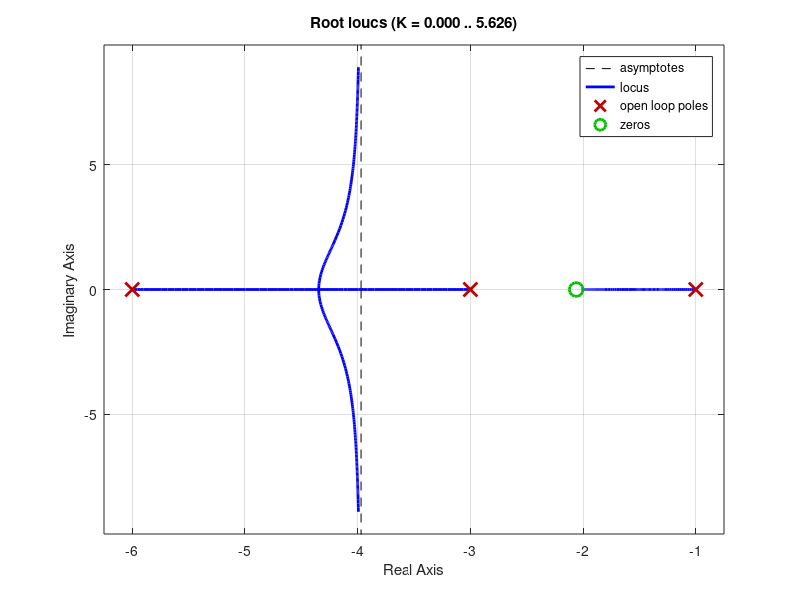

Source code (MATLAB):

%% 1st msg
close all
clear all
clc
s=tf('s');
% Parameter
kM=1.2;
LA=0.035;
RA=2.4;
JA=0.22;
r=0.1;
% Phi/U_R
sysM=1/(s^3*LA*JA/kM+s^2*JA*RA/kM+kM*s);
% IT_1-block
step(sysM);
% Root Locus
rlocus(sysM);
% Paraemter definition of control system
Mp=0.1; % 10% overshoot
ts=1;   % 1s settling time
D=-log(Mp)/sqrt(pi()^2+log(Mp)^2);
wn=4/(ts*D);
sgrid(D,wn);
% P-controller
sysP=150;
% Feedback control system
sys=feedback(sysP*sysM,1,-1);
step(sys);
% D-controler
z_c=10;
sysD=(s+z_c);
rlocus(sysM*sysD);
sysP=7.8;
% Feedback control system with PD controller
sys=feedback(sysD*sysP*sysM,1,-1);


%% 2nd msg

% Wunschpolstelle (hier nur die positive)
p_w=-4+7.8*1i;
% Systemdefinition
sys_oL=15/((s+1)*(s+3)*(s+6)); p_i=pole(sys_oL);
% Bestimmung der Winkel der Streckenpole
for i=1:length(p_i) phi(i)=rad2deg(atan2((imag(p_w)-imag(p_i(i))),(real(p_w)-real(p_i(i)))));
end
% Bestimmung des erforderlichen Winkels
theta_z=180+sum(phi);
% Zugehörige Nullstelle für Winkel theta
z_c=abs(imag(p_w))/tan(deg2rad(theta_z))+abs(real(p_w));
sys_c=s+z_c;
rlocus(sys_oL*sys_c);
